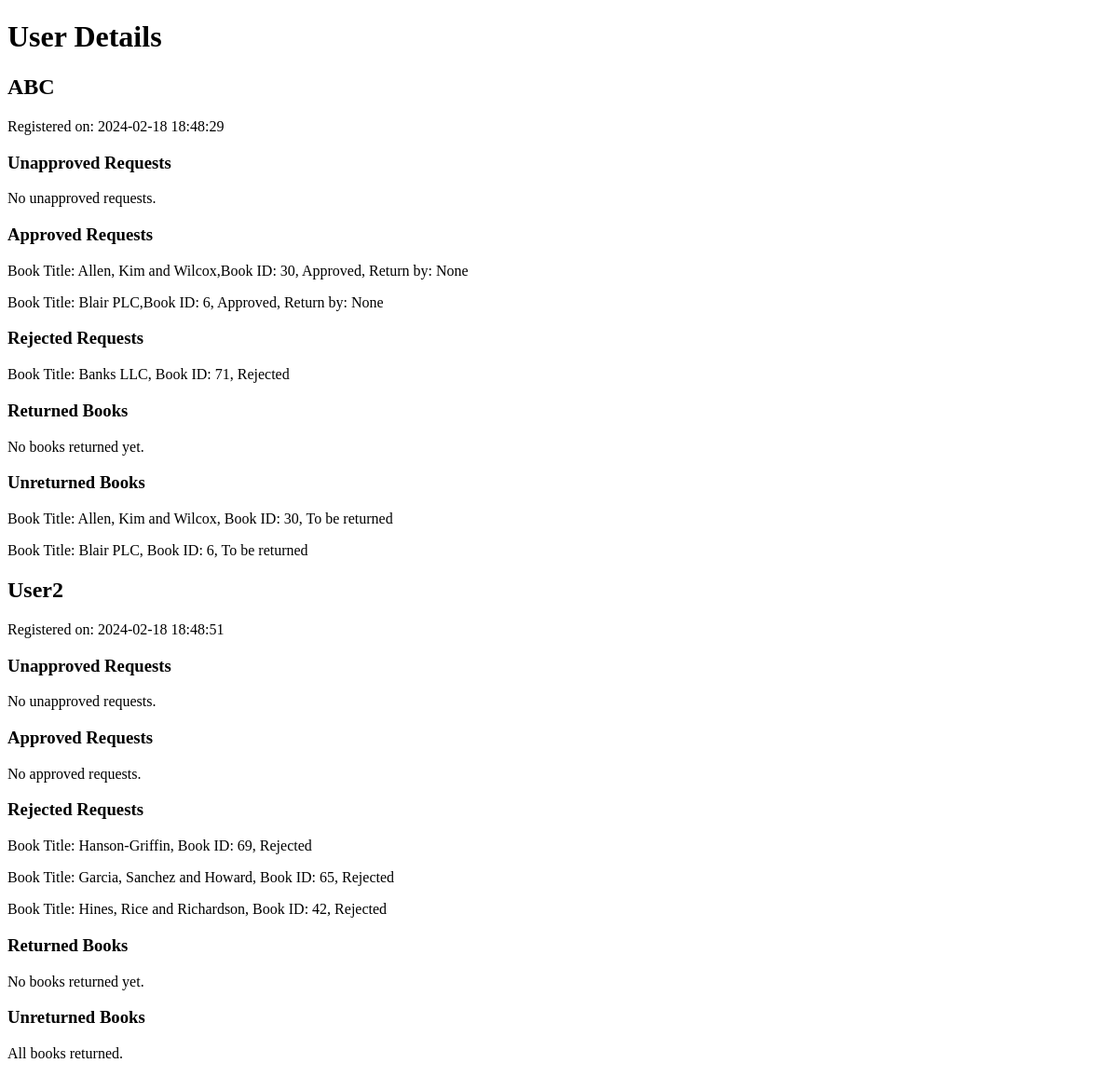
Page /users/details on the earlier database version.
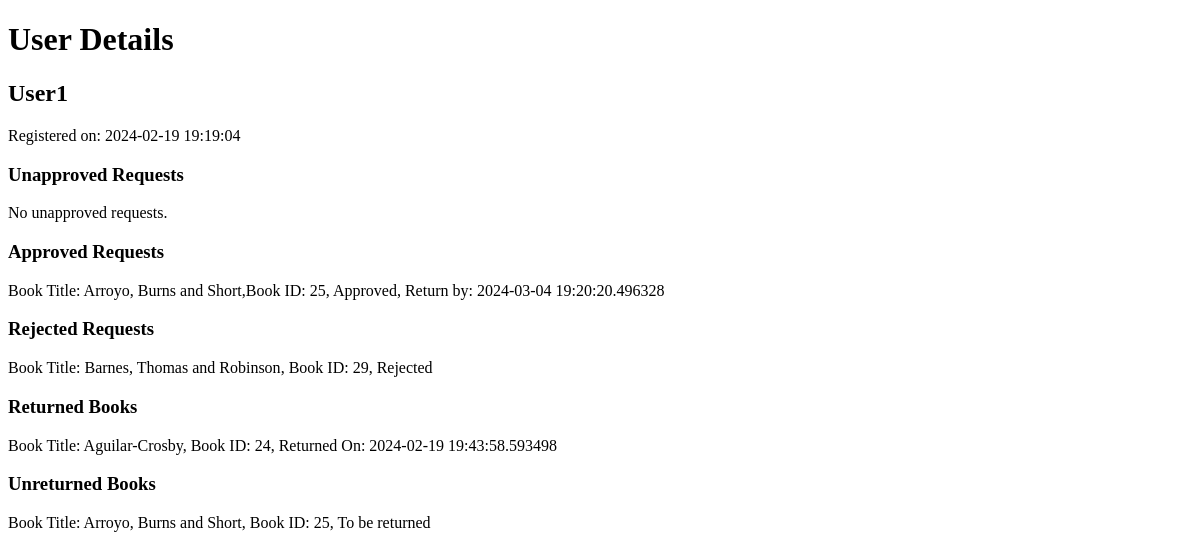
Same page on the later database version.
### models.py (models this page shows, shortened)
class User(db.Model):
    __table_name__ = "user"
    id = Column(Integer, primary_key=True)
    username = Column(String(50), unique=True, nullable=False)
    password = Column(String(50), nullable=False)
    email = Column(String(100), unique=True, nullable=True)
    t_register = Column(DateTime, default=datetime.utcnow)
    is_librarian = Column(Boolean, default=False)
    is_admin = Column(Boolean, default=False)
    user_books = db.relationship('UserBook', back_populates='user', lazy=True)

class UserBook(db.Model):
    __tablename__ = "userbook"
    id = Column(Integer, primary_key=True)
    user_id = Column(Integer, ForeignKey('user.id'), nullable=False)
    book_id = Column(Integer, ForeignKey('book.id'), nullable=False)
    t_request = Column(DateTime, default=datetime.utcnow, nullable=False)
    t_return = Column(DateTime, nullable=True)
    t_deadline = Column(DateTime, nullable=True)
    is_approved = Column(Boolean, default=False)
    is_rejected = Column(Boolean, default=False)
    user = db.relationship('User', back_populates='user_books')
    book = db.relationship('Book', back_populates='user_books')

class Book(db.Model):
    __table_name__ = "book"
    id = Column(Integer, primary_key=True)
    name = Column(String(100), nullable=False)
    content = Column(Text, nullable=False)
    author = Column(String(100), nullable=False)
    section_id = Column(Integer, ForeignKey('section.id'), nullable=False)
    user_books = db.relationship('UserBook', back_populates='book', lazy=True)

### app.py (the view)
@app.route('/users/details', methods=['GET'])
def view_users_details():
    users = User.query.filter(User.is_librarian == False, User.is_admin == False).all()
    if not users:
        return render_template('librarian/user_details.html', message="There are no active users registered.")
    for user in users:
        user.unapproved_requests = UserBook.query.filter_by(user_id=user.id, is_approved=False, is_rejected=False, t_return=None, t_deadline=None).all()
        user.approved_requests = UserBook.query.filter_by(user_id=user.id, is_approved=True).all()
        user.rejected_requests = UserBook.query.filter_by(user_id=user.id, is_rejected=True).all()
        user.returned_books = UserBook.query.filter(UserBook.user_id == user.id, UserBook.t_return.isnot(None)).all()
        user.unreturned_books = UserBook.query.filter_by(user_id=user.id, is_approved=True, t_return=None).all()
        user.book_details = [{'id': request.book_id, 'name': request.book.name} for request in user.unapproved_requests + user.approved_requests + user.rejected_requests + user.returned_books + user.unreturned_books]
    return render_template('librarian/user_details.html', users=users)

### templates/librarian/user_details.html (shortened to what this page needs)
<!DOCTYPE html>
<html lang="en">
<head>
</head>
<body>
    <h1>User Details</h1>
    {% for user in users %}
        <h2>{{ user.username }}</h2>
        <p>Registered on: {{ user.t_register.strftime('%Y-%m-%d %H:%M:%S') }}</p>
        <h3>Unapproved Requests</h3>
        {% for request in user.unapproved_requests %}
            <p>Book ID: {{ request.book_id }}, Requested On: {{ request.t_request }}</p>
        {% else %}
            <p>No unapproved requests.</p>
        {% endfor %}
        <h3>Approved Requests</h3>
        {% for request in user.approved_requests %}
            <p>Book Title: {{ request.book.name }},Book ID: {{ request.book_id }}, Approved, Return by: {{ request.t_deadline }}</p>
        {% else %}
            <p>No approved requests.</p>
        {% endfor %}
        <h3>Rejected Requests</h3>
        {% for request in user.rejected_requests %}
            <p>Book Title: {{ request.book.name }}, Book ID: {{ request.book_id }}, Rejected</p>
        {% else %}
            <p>No rejected requests.</p>
        {% endfor %}
        <h3>Returned Books</h3>
        {% for request in user.returned_books %}
            <p>Book Title: {{ request.book.name }}, Book ID: {{ request.book_id }}, Returned On: {{ request.t_return }}</p>
        {% else %}
            <p>No books returned yet.</p>
        {% endfor %}
        <h3>Unreturned Books</h3>
        {% for request in user.unreturned_books %}
            <p>Book Title: {{ request.book.name }}, Book ID: {{ request.book_id }}, To be returned</p>
        {% else %}
            <p>All books returned.</p>
        {% endfor %}
    {% endfor %}
</body>
</html>

Differences in the rows shown:
no longer on this page (row edited): User: username "ABC", t_register "2024-02-18 18:48:29", UserBook (book.name "Allen, Kim and Wilcox", book_id "30", t_deadline "None"), UserBook (book.name "Blair PLC", book_id "6", t_deadline "None"), UserBook (book.name "Banks LLC", book_id "71")
removed User: username "User2", t_register "2024-02-18 18:48:51"
removed UserBook: book.name "Hanson-Griffin", book_id "69", shown under "User2"
removed UserBook: book.name "Garcia, Sanchez and Howard", book_id "65", shown under "User2"
removed UserBook: book.name "Hines, Rice and Richardson", book_id "42", shown under "User2"
now on this page (row edited): User: username "User1", t_register "2024-02-19 19:19:04", UserBook (book.name "Arroyo, Burns and Short", book_id "25", t_deadline "2024-03-04 19:20:20.496328"), UserBook (book.name "Barnes, Thomas and Robinson", book_id "29"), UserBook (book.name "Aguilar-Crosby", book_id "24", t_return "2024-02-19 19:43:58.593498")
